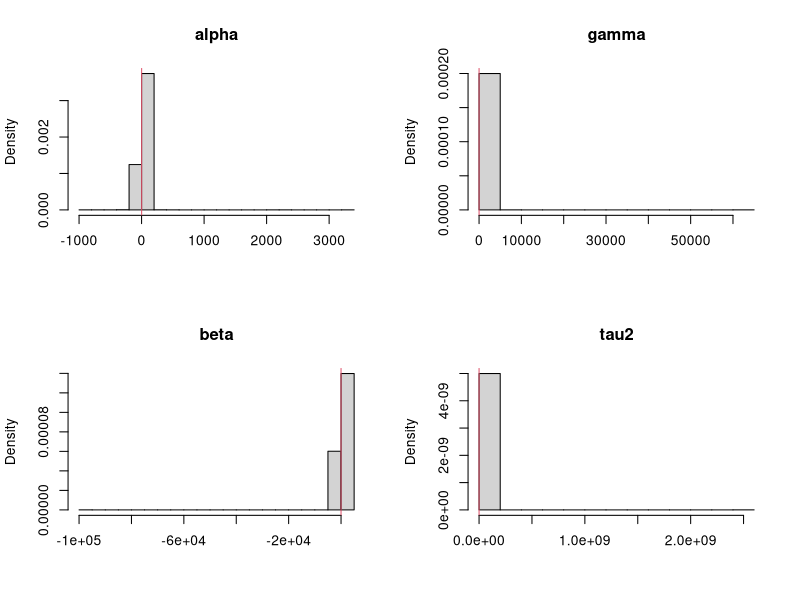
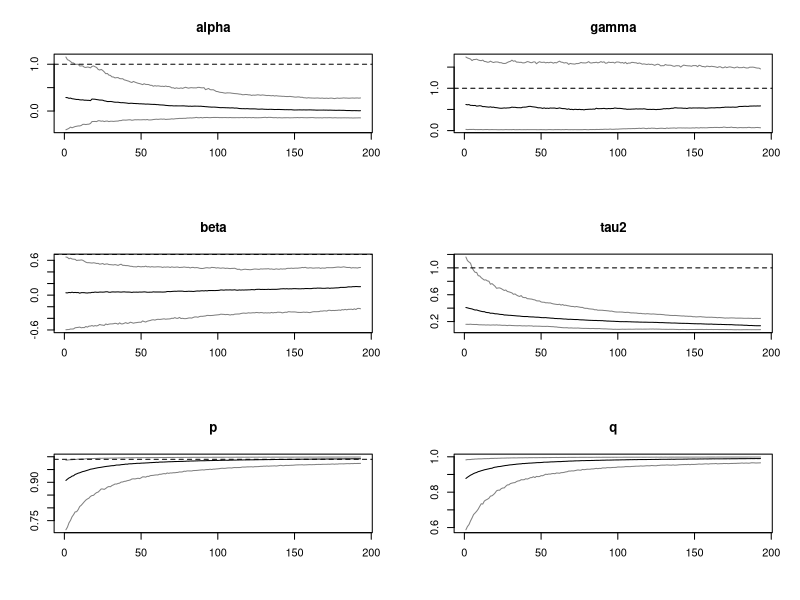
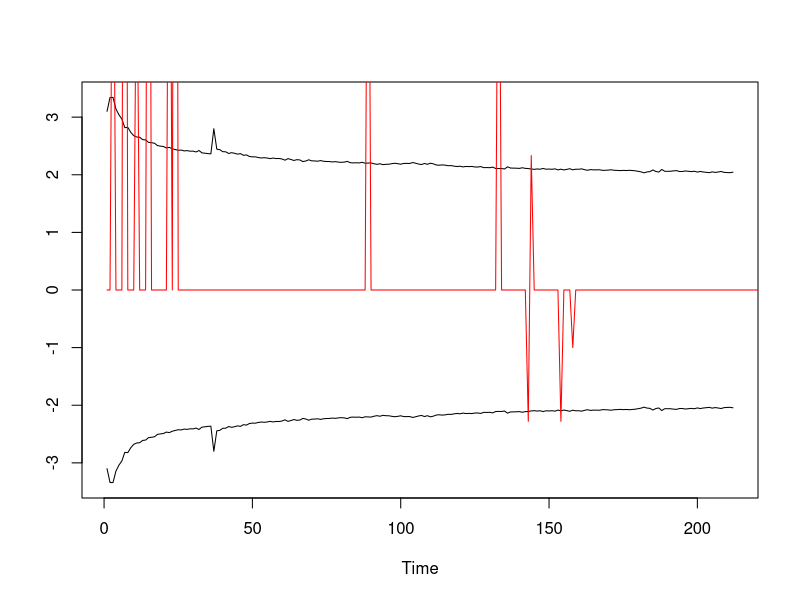

Source code (R) for these figures, in order:
library(msm)
svm.pl = function(y,alphas,betas,tau2s,ps,qs,xs,zs){#,b0,B0,c0,d0){
  n      = length(y)
  
  N      = length(xs)
  nmix   = 7  
  mu     = matrix(c(-11.40039,-5.24321,-9.83726,1.50746,-0.65098,0.52478,-2.35859),
                  N,nmix,byrow=TRUE)
  sig2   = matrix(c(5.795960,2.613690,5.179500,0.167350,0.640090,0.340230,1.262610),
                  N,nmix,byrow=TRUE)
  q      = matrix(c(0.007300,0.105560,0.000020,0.043950,0.340010,0.245660,0.257500),
                  N,nmix,byrow=TRUE) 

  quants = array(0,c(n,8,3))
#   z      = log(y^2)
  z = y
  s      = matrix(0,N,15)
  zmean=rep(0,n)
  
  s[,1] = 1/B0[1]
  s[,2] = 0
  s[,3] = 0
  s[,4] = 1/B0[2]
  s[,5] = 0
  s[,6] = 1/B0[2]
  s[,7] = s[,1]*b0[1]+s[,2]*b0[2]+s[,3]*b0[3]
  s[,8] = s[,2]*b0[1]+s[,4]*b0[2]+s[,5]*b0[3]
  s[,9] = s[,3]*b0[1]+s[,5]*b0[2]+s[,6]*b0[3]
  s[,10] = c0
  s[,11] = d0
  s[,12] = 1
  s[,13] = 1
  s[,14] = 1
  s[,15] = 1
  blk.A = s[,4]*s[,6] - s[,5]^2
  blk.B = -(s[,2]*s[,6]-s[,3]*s[,5])
  blk.C = s[,2]*s[,5]-s[,3]*s[,5]
  #   blk.D = blk.B
  blk.E = s[,1]*s[,6]-s[,3]^2
  blk.F = -(s[,3]*s[,5]-s[,2]*s[,3])
  #   blk.G = blk.C
  #   blk.H = blk.F
  blk.I  = s[,1]*s[,4]-s[,2]^2
  
  m    = s[,1]*blk.A + s[,2] * blk.B + s[,3] * blk.C
  b1   = (s[,7]*blk.A + s[,8] * blk.B + s[,9] * blk.C)/m
  b2   = (s[,7]*blk.B + s[,8] * blk.E + s[,9] * blk.F)/m
  b3   = (s[,7]*blk.C + s[,8] * blk.F + s[,9] * blk.I)/m
  
  for (t in 1:n){
    #print(t)
    mus    = matrix(alphas+gammas*zs+betas*xs,N,nmix)
    mus1    = matrix(alphas+betas*xs,N,nmix)
    #     print(mus[1,])
    #     scan(n=1)
#     probs  = q*dnorm(z[t],mus+mu,sqrt(sig2+tau2s))
    probs = q*(dnorm(z[t],mus+mu,sqrt(sig2+tau2s))*(qs*zs+(1-zs)*(1-qs)) + dnorm(z[t],mus1+mu,sqrt(sig2+tau2s))*((1-zs)*ps+zs*(1-ps)))
    
    weight = apply(probs,1,sum)
    k      = sample(1:N,size=N,replace=TRUE,prob=weight)
    #     print(probs[1,])
    #     scan(n=1)
    
    xs1    = xs[k]
    zs1    = zs[k]
    probs  = probs[k,]
    mus    = mus[k,]
    alphas = alphas[k]
    betas  = betas[k]
    tau2s  = tau2s[k]
    ps = ps[k]
    qs = qs[k]
    so     = s[k,]
    b1o  = b1[k]
    b2o  = b2[k]    
    b3o  = b3[k]
    tau2ss = matrix(tau2s,N,nmix)
    vars   = 1/(1/sig2+1/tau2ss)
    sds    = sqrt(vars)
    means  = vars*((z[t]-mu)/sig2 + mus/tau2ss)
    for (i in 1:N){
      comp  = sample(1:nmix,size=1,prob=probs[i,])
      xs[i] = rnorm(1,means[i,comp],sds[i,comp])
    }
    
    zero.index = zs1 == 0
    one.index = zs1 == 1
    ll = sum(zero.index)
    #     zs = zz[t+1,]
    zs[zero.index]     = rbinom(ll,1,1-ps[zero.index])
    zs[one.index]      = rbinom(N-ll,1,qs[one.index])
    
    s[,1]  = so[,1] + 1
    s[,2]  = so[,2] + zs1
    s[,3]  = so[,3] + xs1
    s[,4]  = so[,4] + zs1^2
    s[,5]  = so[,5] + zs1*xs1
    s[,6]  = so[,6] + xs1^2
    s[,7]  = so[,7] + xs
    s[,8]  = so[,8] + xs*zs1
    s[,9]  = so[,9] + xs*xs1
    s[,10]  = so[,10] + 1
    
    s[zero.index,12] = so[zero.index,12]+zs1[zero.index]-zs[zero.index]+1
    s[zero.index,13] = so[zero.index,13]+zs[zero.index]
    s[one.index,14] = so[one.index,14]+zs1[one.index]-zs[one.index]
    s[one.index,15] = so[one.index,15]+zs[one.index]-zs1[one.index]+1
    
    blk.A = s[,4]*s[,6] - s[,5]^2
    blk.B = -(s[,2]*s[,6]-s[,3]*s[,5])
    blk.C = s[,2]*s[,5]-s[,3]*s[,4]
    #   blk.D = blk.B
    blk.E = s[,1]*s[,6]-s[,3]^2
    blk.F = -(s[,1]*s[,5]-s[,2]*s[,3])
    #   blk.G = blk.C
    #   blk.H = blk.F
    blk.I  = s[,1]*s[,4]-s[,2]^2
      
    
    # determinant of Binv matrix
    m    = s[,1]*blk.A + s[,2] * blk.B + s[,3] * blk.C
    
    # b_{t} =  inv(Binv_{t}) x (Binv_{t-1} * b_{t-1})     
    b1   = (s[,7]*blk.A + s[,8] * blk.B + s[,9] * blk.C)/m
    b2   = (s[,7]*blk.B + s[,8] * blk.E + s[,9] * blk.F)/m
    b3   = (s[,7]*blk.C + s[,8] * blk.F + s[,9] * blk.I)/m
    
    s[,11]  = so[,11] + (xs-b1-b2*zs1-b3*xs1)*xs + (b1o-b1)*so[,7]+(b2o-b2)*so[,8]+(b3o-b3)*so[,9]

    tau2s  = 1/rgamma(N,s[,10]/2,s[,11]/2)
    std    = sqrt(tau2s/m)
    
    norm   = cbind(rnorm(N,0,std),rnorm(N,0,std),rnorm(N,0,std))
    
    # cholesky decomposition of B, thus inv(Binv)    
    L11 = sqrt(blk.A)
    L21 = blk.B/L11
    L31 = blk.C/L11
  
    L22 = sqrt(blk.E - L21^2)
    L32 = (blk.F-L31*L21)/L22

    L33 = sqrt(blk.I - L31^2 - L32^2)
    
    alphas = b1 + L11*norm[,1]
    gammas = b2 + L21*norm[,1]+L22*norm[,2]
    #     gamma.mean = b2[b2>0]
    
    #     gammas = rtnorm(N,mean=b2,lower=0)
    betas  = b3 + L31*norm[,1] + L32 * norm[,2] + L33 * norm[,3]
    
        gamma.mean = b2 - 1/s[,4]*(s[,2]*(alphas-b1)+s[,5]*(betas-b3))
        gammas = rtnorm(N,gamma.mean,sd = sqrt(tau2s/s[,4]),lower=0)
    
    ps = rbeta(N,s[,12]+1,s[,13]+1)
    qs = rbeta(N,s[,15]+1,s[,14]+1)
    
    # Storing quantiles
    quants[t,1,] = quantile(alphas,c(0.025,0.5,0.975))
    quants[t,2,] = quantile(gammas,c(0.025,0.5,0.975))
    quants[t,3,] = quantile(betas,c(0.025,0.5,0.975))  
    quants[t,4,] = quantile(tau2s,c(0.025,0.5,0.975))  
    quants[t,5,] = quantile(ps,c(0.025,0.5,0.975))  
    quants[t,6,] = quantile(qs,c(0.025,0.5,0.975))  
    quants[t,7,] = quantile(zs,c(0.025,0.5,0.975))
    quants[t,8,] = quantile(exp(xs/2),c(0.025,0.5,0.975))
    zmean[t] =  mean(zs)
  }
  return(list(quants=quants,zmean=zmean))
}
PL = function(y,alphas,betas,tau2s,ps,qs,xs,zs){
  n      = length(y)
  N      = length(xs)
  quants = array(0,c(n,7,3))
  
  
  
#   zz = matrix(zs,n,N)
  s  = matrix(0,N,15)
  # matrix Binv looks like
  # | s1   s2    s3 |
  # | s2   s4    s5 |
  # | s3   s5    s6 |
  
  s[,1] = 1/B0[1]
  s[,2] = 0
  s[,3] = 0
  s[,4] = 1/B0[2]
  s[,5] = 0
  s[,6] = 1/B0[2]
  s[,7] = s[,1]*b0[1]+s[,2]*b0[2]+s[,3]*b0[3]
  s[,8] = s[,2]*b0[1]+s[,4]*b0[2]+s[,5]*b0[3]
  s[,9] = s[,3]*b0[1]+s[,5]*b0[2]+s[,6]*b0[3]
  s[,10] = c0
  s[,11] = d0
  s[,12] = 1
  s[,13] = 1
  s[,14] = 1
  s[,15] = 1
  
  blk.A = s[,4]*s[,6] - s[,5]^2
  blk.B = -(s[,2]*s[,6]-s[,3]*s[,5])
  blk.C = s[,2]*s[,5]-s[,3]*s[,5]
#   blk.D = blk.B
  blk.E = s[,1]*s[,6]-s[,3]^2
  blk.F = -(s[,3]*s[,5]-s[,2]*s[,3])
#   blk.G = blk.C
#   blk.H = blk.F
  blk.I  = s[,1]*s[,4]-s[,2]^2

  m    = s[,1]*blk.A + s[,2] * blk.B + s[,3] * blk.C
  b1   = (s[,7]*blk.A + s[,8] * blk.B + s[,9] * blk.C)/m
  b2   = (s[,7]*blk.B + s[,8] * blk.E + s[,9] * blk.F)/m
  b3   = (s[,7]*blk.C + s[,8] * blk.F + s[,9] * blk.I)/m
  

  for (t in 1:n){
#     zs = zz[t,]
    # Resampling
    mus    = alphas+gammas*zs+betas*xs
    stdevs = exp(mus/2)
    stdevs1 = exp((alphas+betas*xs)/2)
#     weight = dnorm(y[t],0,stdevs)*(qs+(1-zs)*(1-qs)) + dnorm(y[t],0,stdevs1)*((1-zs)*ps+zs*(1-ps))
    weight = dnorm(y[t],0,stdevs)
    k      = sample(1:N,size=N,replace=T,prob=weight)
    alphas = alphas[k]
    betas  = betas[k]
    tau2s  = tau2s[k]
    ps = ps[k]
    qs = qs[k]
    
    mus    = mus[k]
    xs1    = xs[k]
    zs1    = zs[k]
    sig2s = exp(xs1)
    # Propagating
    vars   = 1/(1/sig2s+1/tau2s)
    sds    = sqrt(vars)
    means  =  vars*(mus/tau2s +y[t]/sig2s)
    zero.index = zs1 == 0
    one.index = zs1 == 1
    ll = sum(zero.index)
    #     zs = zz[t+1,]
    zs[zero.index]     = rbinom(ll,1,1-ps[zero.index])
    zs[one.index]      = rbinom(N-ll,1,qs[one.index])
#     mus    = alphas+gammas*zs+betas*xs1
    xs     = rnorm(N,means,sds)

#     print(zs)
#     print(qs)
#     print(ps)
    so     = s[k,]
#     print(s[,12:15])
#     print(so[,12:15])
#     print(k)
#     scan(n=1)
    b1o  = b1[k]
    b2o  = b2[k] 
    b3o  = b3[k]
    # Updating sufficient stats
    s[,1]  = so[,1] + 1
    s[,2]  = so[,2] + zs1
    s[,3]  = so[,3] + xs1
    s[,4]  = so[,4] + zs1^2
    s[,5]  = so[,5] + zs1*xs1
    s[,6]  = so[,6] + xs1^2
    s[,7]  = so[,7] + xs
    s[,8]  = so[,8] + xs*zs1
    s[,9]  = so[,9] + xs*xs1
    s[,10]  = so[,10] + 1
    
    s[zero.index,12] = so[zero.index,12]+zs1[zero.index]-zs[zero.index]+1
    s[zero.index,13] = so[zero.index,13]+zs[zero.index]
    s[one.index,14] = so[one.index,14]+zs1[one.index]-zs[one.index]
    s[one.index,15] = so[one.index,15]+zs[one.index]-zs1[one.index]+1
#     
#     print(s[,12:15])
#     print(zs1)
#     print(zs)
#     print(zs1[zero.index]-zs[zero.index]+1)
#     print(zs[zero.index])
#     print(zs1[one.index]-zs[one.index])
#     print(zs[one.index]-zs1[one.index]+1)
#     scan(n=1)
    blk.A = s[,4]*s[,6] - s[,5]^2
    blk.B = -(s[,2]*s[,6]-s[,3]*s[,5])
    blk.C = s[,2]*s[,5]-s[,3]*s[,4]
    #   blk.D = blk.B
    blk.E = s[,1]*s[,6]-s[,3]^2
    blk.F = -(s[,1]*s[,5]-s[,2]*s[,3])
    #   blk.G = blk.C
    #   blk.H = blk.F
    blk.I  = s[,1]*s[,4]-s[,2]^2
    
    
#     ti = scan(n=1)
#     print(s[ti,])
    
    
    # determinant of Binv matrix
    m    = s[,1]*blk.A + s[,2] * blk.B + s[,3] * blk.C
    
#     AA = matrix(c(s[ti,1],s[ti,2],s[ti,3],s[ti,2],s[ti,4],s[ti,5],s[ti,3],s[ti,5],s[ti,6]),3,3)
#     
#     print(solve(AA))
#     print(AA)
#     print(matrix(c(blk.A[ti],blk.B[ti],blk.C[ti], blk.B[ti],blk.E[ti], blk.F[ti], blk.C[ti], blk.F[ti], blk.I[ti]),3,3)/m[ti])
#      print(c(blk.A[1]/m[1],blk.B[1]/m[1],blk.C[1]/m[1]))
#      print(solve(AA))
    # b_{t} =  inv(Binv_{t}) x (Binv_{t-1} * b_{t-1})     
    b1   = (s[,7]*blk.A + s[,8] * blk.B + s[,9] * blk.C)/m
    b2   = (s[,7]*blk.B + s[,8] * blk.E + s[,9] * blk.F)/m
    b3   = (s[,7]*blk.C + s[,8] * blk.F + s[,9] * blk.I)/m
#

#     print('b2')
#     print((s[,7]*blk.B)[ti])
# print((blk.F)[ti])
# print((s[,9])[ti])
#     print(m[ti])
#     print(b2[ti])
#     F.new = rbind(1,zs1[ti],xs1[ti])
#     C.old = diag(B0,3)
#     Q = 1
# #     print(zs1[ti])
#     D1 = t(F.new) %*% C.old%*% F.new + Q 
#       
#       
#       #       C0 = diag(B0,2)
#       #       print( C0 %*%F.new[,j]  %*% solve(D1) %*% (xs[1]-t(F.new[,j])%*%b0))
#       CF = C.old %*% F.new
# #       
#       D.new = t(F.new)  %*% CF +Q
#       D.inv = solve(D.new)
# #       print(D.inv)
#     
#       m.old = b0
# #       print(D.new)
# #       print(CF %*% D.inv %*% (xs[j]-t(F.new[,j]) %*% m.old[j,]))
# #       m.old = m.old + CF %*% D.inv %*% (xs[1]-t(F.new) %*% m.old)
# #     print(D.inv %*% (xs[3]-t(F.new) %*% m.old))
#     
#       C.old = C.old - CF %*% D.inv  %*% t(F.new) %*% C.old
#       d0 = d0 + t(xs[ti]-t(F.new)%*% m.old)%*% D.inv %*% (xs[ti]-t(F.new) %*% m.old)
#     m.old = m.old + CF %*% D.inv %*% (xs[ti]-t(F.new) %*% m.old)
#     print(d0)
#     print(C.old)
#     print(chol(C.old))
#     print(m.old)
#     print(c(b1[ti],b2[ti],b3[ti]))
#     print(F.new)
#     print(m.old)
#     print(c(b1o[3],b2o[3],b3o[3]))
#     print(c(zs1[3],xs1[3]))
#     print(((xs-b1-b2*zs1-b3*xs1)*xs+(b1o-b1)*so[,7]+(b2o-b2)*so[,8]+(b3o-b3)*so[,9])[3])
#       print(m.old)
#     print(c(b1[1],b2[1],b3[1]))
#     scan(n=1)
#     
    #print(xs)
    s[,11]  = so[,11] + (xs-b1-b2*zs1-b3*xs1)*xs + (b1o-b1)*so[,7]+(b2o-b2)*so[,8]+(b3o-b3)*so[,9]
#     print(s[ti,11])
    tau2s  = 1/rgamma(N,s[,10]/2,s[,11]/2)
    std    = sqrt(tau2s/m)
    
    norm   = cbind(rnorm(N,0,std),rnorm(N,0,std),rnorm(N,0,std))
    
    # cholesky decomposition of B, thus inv(Binv)
    
    L11 = sqrt(blk.A)
#     print(L11[ti])
    L21 = blk.B/L11
#     print(L21[ti])
    L31 = blk.C/L11
#     print(L31[ti])
    
    L22 = sqrt(blk.E - L21^2)
#     print(L22[ti])
    L32 = (blk.F-L31*L21)/L22
#     print(L32[ti])
    L33 = sqrt(blk.I - L31^2 - L32^2)
#     print(L33[ti]))
    
    alphas = b1 + L11*norm[,1]
    gammas = b2 + L21*norm[,1]+L22*norm[,2]
#     gamma.mean = b2[b2>0]
    
#     gammas = rtnorm(N,mean=b2,lower=0)
    betas  = b3 + L31*norm[,1] + L32 * norm[,2] + L33 * norm[,3]
    
#     gamma.mean = b2 - 1/s[,4]*(s[,2]*(alphas-b1)+s[,5]*(betas-b3))
#     gammas = rtnorm(N,gamma.mean,sd = sqrt(tau2s/s[,4]),lower=0)
    
    ps = rbeta(N,s[,12]+1,s[,13]+1)
    qs = rbeta(N,s[,15]+1,s[,14]+1)
    # Storing quantiles
    quants[t,1,] = quantile(alphas,c(0.025,0.5,0.975))
    quants[t,2,] = quantile(gammas,c(0.025,0.5,0.975))
    quants[t,3,] = quantile(betas,c(0.025,0.5,0.975))  
    quants[t,4,] = quantile(tau2s,c(0.025,0.5,0.975))  
    quants[t,5,] = quantile(ps,c(0.025,0.5,0.975))  
    quants[t,6,] = quantile(qs,c(0.025,0.5,0.975))  
    quants[t,7,] = quantile(zs,c(0.025,0.5,0.975))

  }
  
  return(quants)
}

# Simulated data
# set.seed(98765)
n     =  1000
alpha =  1
gamma = 1
beta  =  0.7
tau2  =  1
sig2  =  1.0
tau   = sqrt(tau2)
p0 = .99
q0 = .5

x     = rep(alpha/(1-beta),n+1)
S = rep(0,n+1)
true  = c(alpha,gamma,beta,tau2,p0,q0)
names = c("alpha","gamma","beta","tau2","p","q")


# for (t in 2:(n+1))
#   {
#   if (S[t-1] == 0)
#     S[t] = rbinom(1,1,1-p0)
#   if (S[t-1] == 1)
#     S[t] = rbinom(1,1,q0)
# 
#   x[t] = alpha+gamma*S[t]+beta*x[t-1]+tau*rnorm(1)}
# x = x[2:(n+1)]
# y = rnorm(n,0,exp(x/2))
# # print(S)
# par(mfrow=c(1,1))
# plot(y,ylim=range(x,y),xlab="Time",ylab="",main="",pch=16)
# lines(x,col=2,lwd=2)

data = read.csv('OILPRICE.csv')
prices = data[,2]
n = length(prices)
returns = diff(prices)/prices[1:(n-1)]
logreturns = log(prices[2:n]/prices[1:(n-1)])[300:(n-1)]
n = length(logreturns)
y = returns[300:n]+rnorm(n-299,0,.00001)
# Prior hyperparameters
# ---------------------
m0    = 0.0


C0 = 10
c0    = 1
d0    = 1
tau20 = tau2
b0    = c(alpha,gamma,beta)
B0    = c(1,1,1)/tau20
sC0   = sqrt(C0)
sB0   = sqrt(B0)

# ONE LONG PL FILTER
# ------------------
# set.seed(246521)
N      = 10000
xs     = rnorm(N,m0,sC0)
zs = rbinom(N,1,.5)
tau2s  = 1/rgamma(N,c0/2,d0/2)
taus   = sqrt(tau2s)
alphas = rnorm(N,b0[1],taus*sB0[1])
gammas = rtnorm(N,b0[2],taus*sB0[2],lower=0)
betas  = rnorm(N,b0[3],taus*sB0[3])
ps  = rbeta(N,1,1)
qs = rbeta(N,1,1)
pars   = cbind(alphas,gammas,betas,tau2s,ps,qs)
par(mfrow=c(2,2))
for (i in 1:4){
  hist(pars[,i],prob=TRUE,xlab="",main=names[i])
  abline(v=true[i],col=2)
}
print(date())
# plm    = PL(y,alphas,betas,tau2s,ps,qs,xs,zs)
out   = svm.pl(y,alphas,betas,tau2s,ps,qs,xs,zs)
plm = out$quants

print(date())
cols = c(grey(0.5),1,grey(0.5))
ind  = 20:length(y)
n1   = length(ind)
par(mfrow=c(3,2))
for (i in 1:6){
  ts.plot(plm[ind,i,],xlab="",ylab="",main=names[i],col=cols,ylim=range(plm[ind,i,]))
  abline(h=true[i],lty=2)
}


par(mfrow=c(1,1))
ts.plot(cbind(2*plm[,8,2],-2*plm[,8,2]))
lines(returns*100,col='red')

# ts.plot(out$zmean)
# par(mfrow=c(1,1))
# ts.plot(plm[,7,2],xlab="",ylab="",main="states",col=1,ylim=c(-1,2),lwd=2)
# points(S[2:(n+1)],col='red',ylim=c(-1,2),lwd=1)


# Particle filters
# ----------------
# set.seed(246521)
# N    = 1000
# nsim = 100
# a    = 0.95
# qs   = array(0,c(nsim,n,4,3))
# for (s in 1:nsim){
#   print(s)
#   xs         = rnorm(N,m0,sC0)
#   tau2s      = 1/rgamma(N,c0/2,d0/2)
#   taus       = sqrt(tau2s)
#   alphas     = rnorm(N,b0[1],taus*sB0[1])
#   betas      = rnorm(N,b0[2],taus*sB0[2])
# #   qs[1,s,,,] = LW(y,alphas,betas,tau2s,sig2s,xs,a)
# #   qs[2,s,,,] = Storvik(y,alphas,betas,tau2s,sig2s,xs)
#   qs[s,,,] = PL(y,alphas,betas,tau2s,xs) 
# }
# 
# 
# 
# cols = c(grey(0.5),1,grey(0.5))
# ind  = 10:n
# n1   = length(ind)
# par(mfrow=c(2,2))
# for (i in 1:4){
#   ts.plot(qs[50,,i,],xlab="",ylab="",main=names[i],col=cols,ylim=range(plm[ind,i,]))
#   abline(h=true[i],lty=2)
# }
# 
# 
# # Mean square error
# quants = c("2.5th","50th","97.5th")
# filter = "PL"
# mse    = array(0,c(n1,4,3))
#   for (k in 1:3) 
#     for (i in 1:nsim) 
#       mse[,k,]=mse[,k,]+(qs[i,ind,k,]-plm[ind,k,])^2
# sq.mse = sqrt(mse/nsim)  
# 
# 
# cols = c(grey(0.75),grey(0.5),grey(0.75))
# #cols = c(3,2,5)
# par(mfrow=c(3,1))
# for (k in 1:3){
#   L = min(qs[,ind,k,])
#   U = max(qs[,ind,k,])
# 
#     plot(qs[1,,k,1],ylab=names[k],xlab="Time",main=filter,ylim=c(L,U),type="l",col=cols[1])
#     for (i in c(1,3,2)) for (j in 1:nsim) lines(qs[j,,k,i],col=cols[i])
#     for (i in c(1,3,2)) lines(plm[,k,i],lwd=1,col=1)  
#   
# }  
# 
# 
# 
# cols = c(grey(0.3),gray(0.5),grey(0.7))
# U    = c(0.275,0.175,0.45,1.25)
# par(mfrow=c(2,2))
# for (i in 1:3){
#   boxplot(sq.mse[1,,i,1],sq.mse[2,,i,1],sq.mse[3,,i,1],
#           sq.mse[1,,i,2],sq.mse[2,,i,2],sq.mse[3,,i,2],
#           sq.mse[1,,i,3],sq.mse[2,,i,3],sq.mse[3,,i,3],
#           outline=FALSE,ylab="Root MSE",xlab="Percentile",axes=FALSE,col=cols,ylim=c(0,U[i]))
#   axis(2);axis(1,at=c(2,5,8),lab=quants);box()
#   abline(v=3.5)
#   abline(v=6.5)
#   title(names[i])
# }
# #legend(0.5,1.2,legend=filters,col=cols,cex=1.25,lwd=c(4,4,4),lty=c(1,1,1),bty="n")
# 
# 





################ ETC
# 
# for (j in 1:N){
#   D1 = F.new[,j] %*% C.old[j,,]%*% F.new[,j] + Q 
#   
#   print(D1)
#   #       C0 = diag(B0,2)
#   #       print( C0 %*%F.new[,j]  %*% solve(D1) %*% (xs[1]-t(F.new[,j])%*%b0))
#   CF = C.old[j,,] %*% F.new[,j]
#   
#   D.new = t(F.new[,j])  %*% CF +Q
#   D.inv = solve(D.new)
#   print(D.new)
#   print(CF %*% D.inv %*% (xs[j]-t(F.new[,j]) %*% m.old[j,]))
#   m.old[j,] = m.old[j,] + CF %*% D.inv %*% (xs[j]-t(F.new[,j]) %*% m.old[j,])
#   C.old[j,,] = C.old[j,,] - CF %*% D.inv  %*% t(F.new[,j]) %*% C.old[j,,]
#   print(m.old[1,])
#   print(b1[1])
#   print(b2[1])
#   scan(n=1)
# }
